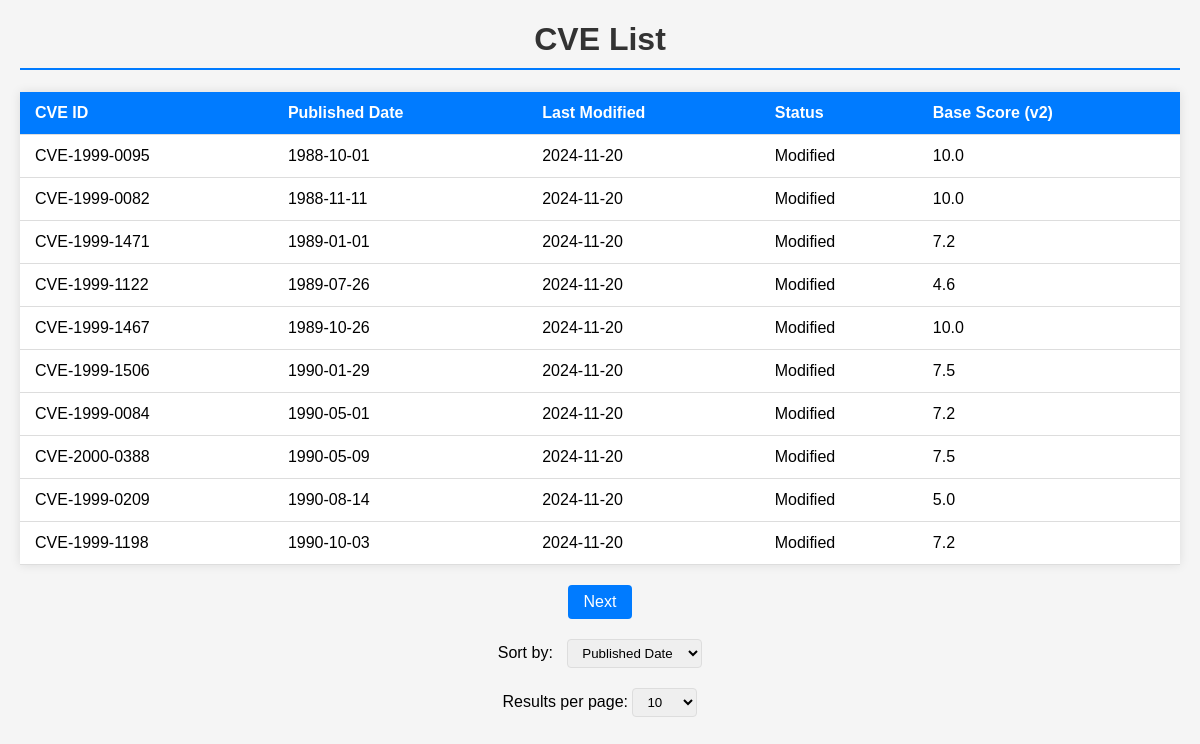
Screenshot of /cves/list with the database file from the repository.
### app/models.py (models this page shows, shortened)
class CVE(db.Model):
    __tablename__ = 'cve'
    id = db.Column(db.String(20), primary_key=True)
    published = db.Column(db.DateTime)
    last_modified = db.Column(db.DateTime)
    source_Identifier = db.Column(db.String(100))
    description = db.Column(db.Text)
    base_score_v2 = db.Column(db.Float)
    base_score_v3 = db.Column(db.Float)
    cvss_v2_vector = db.Column(db.String(100))
    cvss_v2_severity = db.Column(db.String(50))
    cvss_v3_vector = db.Column(db.String(100))
    cvss_v3_severity = db.Column(db.String(20))
    exploitability_score = db.Column(db.Float)
    impact_score = db.Column(db.Float)
    cpe_list = db.Column(db.JSON)
    status = db.Column(db.String(50))

### app/routes.py (the view)
@app.route('/cves/list')
@swag_from({
    'tags': ['CVEs'],
    'description': 'List all CVEs with pagination',
    'parameters': [
        {
            'name': 'page',
            'in': 'query',
            'type': 'integer',
            'description': 'Page number (default: 1)'
        },
        {
            'name': 'per_page',
            'in': 'query',
            'type': 'integer',
            'description': 'Items per page (default: 10)'
        }
    ],
    'responses': {
        200: {
            'description': 'List of CVEs',
            'examples': {
                'application/json': [
                    {
                        'id': 'CVE-1999-0334',
                        'published': '1999-02-01T00:00:00',
                        'status': 'Modified'
                    }
                ]
            }
        }
    }
})
def list_cves():
    page = request.args.get('page', 1, type=int)
    per_page = request.args.get('per_page', 10, type=int)
    sort_by = request.args.get('sort_by', 'published')  # Default to sorting by published date
    valid_sort_columns = {
        'published': CVE.published,
        'last_modified': CVE.last_modified,
        'status': CVE.status,
        'base_score_v2': CVE.base_score_v2,
        'base_score_v3': CVE.base_score_v3
    }
    sort_column = valid_sort_columns.get(sort_by, CVE.published)
    cves = CVE.query.order_by(sort_column).paginate(page=page, per_page=per_page)
    return render_template('index.html', cves=cves)

### app/templates/index.html (shortened to what this page needs)
<!DOCTYPE html>
<html>
<head>
    <link rel="stylesheet" href="{{ url_for('static', filename='css/style.css') }}">
</head>
<body>
    <h1>CVE List</h1>
    <table>
        <thead>
            <tr>
                <th>CVE ID</th>
                <th>Published Date</th>
                <th>Last Modified</th>
                <th>Status</th>
                <th>Base Score (v2)</th>
            </tr>
        </thead>
        <tbody>
            {% for cve in cves.items %}
            <tr onclick="window.location='/cves/{{ cve.id }}'">
                <td>{{ cve.id }}</td>
                <td>{{ cve.published.strftime('%Y-%m-%d') }}</td>
                <td>{{ cve.last_modified.strftime('%Y-%m-%d') }}</td>
                <td>{{ cve.status }}</td>
                <td>{{ cve.base_score_v2 }}</td>
            </tr>
            {% endfor %}
        </tbody>
    </table>
    <div class="pagination">
        {% if cves.has_next %}
        <a href="{{ url_for('list_cves', page=cves.next_num, per_page=cves.per_page) }}">Next</a>
        {% endif %}
    </div>
    <div class="sorting-bar">
        <label for="sort-by">Sort by:</label>
        <select id="sort-by" onchange="sortTable(this.value)">
            <option value="published">Published Date</option>
        </select>
    </div>
    <div class="results-per-page">
        Results per page:
        <select onchange="window.location.href = '?per_page=' + this.value">
            <option value="10" {% if cves.per_page == 10 %}selected{% endif %}>10</option>
        </select>
    </div>
</body>
</html>

### app/static/css/style.css (style rules this page uses)
body { font-family: Arial, sans-serif; margin: 20px; background-color: #f5f5f5; }
h1 { color: #333; text-align: center; }
table { width: 100%; border-collapse: collapse; margin: 20px 0; background-color: white; box-shadow: 0 0 10px rgba(0, 0, 0, 0.1); }
th, td { padding: 12px 15px; text-align: left; border-bottom: 1px solid #ddd; }
th { background-color: #007bff; color: white; }
.pagination { margin: 20px 0; text-align: center; }
.pagination a { display: inline-block; padding: 8px 16px; margin: 0 4px; background-color: #007bff; color: white; text-decoration: none; border-radius: 4px; }
.results-per-page { text-align: center; margin: 20px 0; }
select { padding: 5px 10px; border-radius: 4px; border: 1px solid #ddd; }
h1 { color: #333; border-bottom: 2px solid #007bff; padding-bottom: 10px; }
.sorting-bar { margin: 20px 0; text-align: center; }
.sorting-bar label { margin-right: 10px; }
.sorting-bar select { padding: 5px 10px; border-radius: 4px; border: 1px solid #ddd; }

### rows the page displays
CVE: id "CVE-1999-0095", published "1988-10-01", last_modified "2024-11-20", status "Modified", base_score_v2 "10.0"
CVE: id "CVE-1999-0082", published "1988-11-11", last_modified "2024-11-20", status "Modified", base_score_v2 "10.0"
CVE: id "CVE-1999-1471", published "1989-01-01", last_modified "2024-11-20", status "Modified", base_score_v2 "7.2"
CVE: id "CVE-1999-1122", published "1989-07-26", last_modified "2024-11-20", status "Modified", base_score_v2 "4.6"
CVE: id "CVE-1999-1467", published "1989-10-26", last_modified "2024-11-20", status "Modified", base_score_v2 "10.0"
CVE: id "CVE-1999-1506", published "1990-01-29", last_modified "2024-11-20", status "Modified", base_score_v2 "7.5"
CVE: id "CVE-1999-0084", published "1990-05-01", last_modified "2024-11-20", status "Modified", base_score_v2 "7.2"
CVE: id "CVE-2000-0388", published "1990-05-09", last_modified "2024-11-20", status "Modified", base_score_v2 "7.5"
CVE: id "CVE-1999-0209", published "1990-08-14", last_modified "2024-11-20", status "Modified", base_score_v2 "5.0"
CVE: id "CVE-1999-1198", published "1990-10-03", last_modified "2024-11-20", status "Modified", base_score_v2 "7.2"
